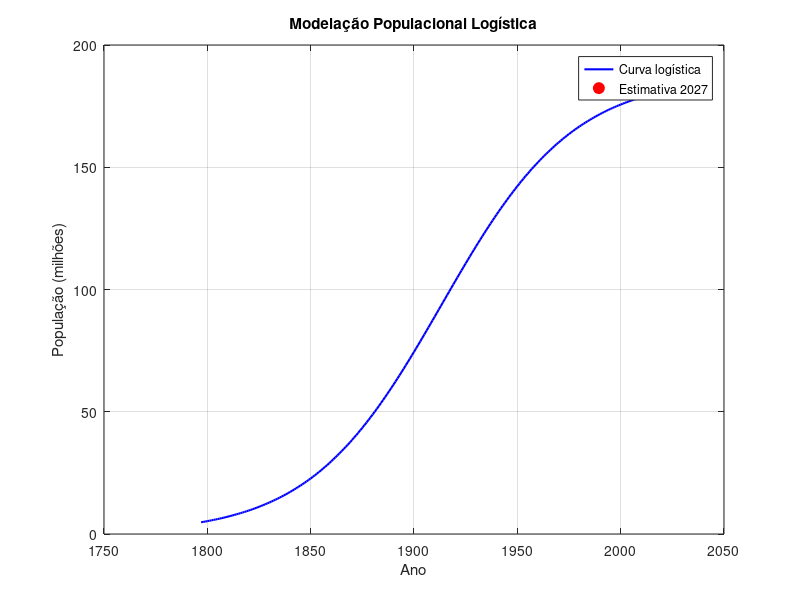

MATLAB code to generate this figure:
%% Modelação Populacional Logística
% Aplicação: Demografia / modelação populacional
% Objectivo: Ajustar e plotar a curva logística, estimar a população futura.

K  = 187.273e6;
r  = 0.0313;
t0 = 1913.25;

t = 1797:2027;

P = K ./ (1 + exp(-r * (t - t0)));

t_2027 = 2027;
P_2027 = K / (1 + exp(-r * (t_2027 - t0)));
fprintf('População estimada em 2027: %.2f milhões\n', P_2027/1e6);

figure;
plot(t, P/1e6, 'b-', 'LineWidth', 1.5);
hold on;
plot(t_2027, P_2027/1e6, 'ro', 'MarkerSize', 8, 'MarkerFaceColor', 'r');
xlabel('Ano');
ylabel('População (milhões)');
title('Modelação Populacional Logística');
legend('Curva logística', 'Estimativa 2027');
grid on;   
